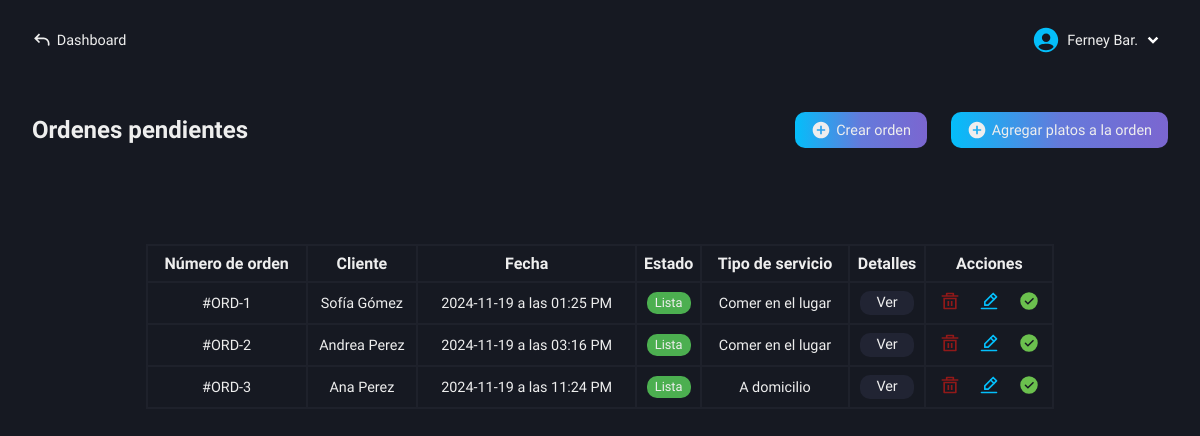
The app's page /roles/restaurant/kitchen/pending-orders.php (signed in) with its own data.
### tables this page shows
CREATE TABLE `users` (
  `id` int(11) NOT NULL AUTO_INCREMENT,
  `name` varchar(100) NOT NULL,
  `lastname` varchar(100) NOT NULL,
  `email` varchar(100) NOT NULL,
  `pass` varchar(100) NOT NULL,
  `role` varchar(100) NOT NULL,
  PRIMARY KEY (`id`)
);

CREATE TABLE `pending_orders` (
  `id` int(11) NOT NULL AUTO_INCREMENT,
  `order_number` int(11) NOT NULL,
  `customer` varchar(100) NOT NULL,
  `order_date` varchar(100) NOT NULL,
  `order_status` varchar(100) NOT NULL,
  `type_service` varchar(100) NOT NULL,
  `transaction` varchar(100) NOT NULL,
  PRIMARY KEY (`id`)
);

### roles/restaurant/kitchen/pending-orders.php (the view, shortened to what this page needs)
<!DOCTYPE html>
<html lang="es">
<head>
    <link rel="stylesheet" href="../../../css/restaurant/pending-orders.css">
    <?php
        include("../../../conexion.php");
        if (isset($_SESSION['user_id'])) {
            $id_user = $_SESSION['user_id'];
        } else {
            header("Location: ../../../index.php");
            exit();
        }
    ?>
</head>
<body>
    <main class="main">
        <nav class="nav-dash">
            <a href="../../dashboard-restaurant.php" class="go-dash">
                <svg xmlns="http://www.w3.org/2000/svg" width="20" height="20" viewBox="0 0 24 24"><path fill="#eee" d="m4 10l-.707.707L2.586 10l.707-.707zm17 8a1 1 0 1 1-2 0zM8.293 15.707l-5-5l1.414-1.414l5 5zm-5-6.414l5-5l1.414 1.414l-5 5zM4 9h10v2H4zm17 7v2h-2v-2zm-7-7a7 7 0 0 1 7 7h-2a5 5 0 0 0-5-5z"/></svg>
                <p>Dashboard</p>
            </a>
            <div class="user-modal">
                <div class="username">
                    <img src="../../../svg/people.svg" alt="">
                    <div class="name-down">
                        <?php
                            $queryData = "SELECT name, lastname FROM users WHERE id = $id_user";
                            $result = mysqli_query($conexion, $queryData);
                            $rowData = mysqli_fetch_assoc($result);
                            echo "<p class='name'>" . $rowData['name'] . ' ' . substr($rowData['lastname'], 0, 3) . ".</p>";
                        ?>
                        <img src="../../../svg/down-arrow.svg" alt="">
                    </div>
                </div>
            </div>
        </nav>
        <section class="pending-orders" id="hidden-modal">
            <div class="orders-content">
                <div class="tlt-button">
                    <h2 class="tlt-function">Ordenes pendientes</h2>
                    <div class="content-buttons">
                        <a href="create-orders.php" class="button-function bg-btn">
                            <svg xmlns="http://www.w3.org/2000/svg" width="20" height="20" viewBox="0 0 24 24"><path fill="#eee" d="M12 2C6.477 2 2 6.477 2 12s4.477 10 10 10s10-4.477 10-10S17.523 2 12 2m5 11h-4v4h-2v-4H7v-2h4V7h2v4h4z"/></svg>
                            <p>Crear orden</p>
                        </a>
                        <a href="add-orders-details.php" class="button-function bg-btn">
                            <svg xmlns="http://www.w3.org/2000/svg" width="20" height="20" viewBox="0 0 24 24"><path fill="#eee" d="M12 2C6.477 2 2 6.477 2 12s4.477 10 10 10s10-4.477 10-10S17.523 2 12 2m5 11h-4v4h-2v-4H7v-2h4V7h2v4h4z"/></svg>
                            <p>Agregar platos a la orden</p>
                        </a>
                    </div>
                </div>
                <div class="content-table">
                    <table>
                        <tr>
                            <th>Número de orden</th>
                            <th>Cliente</th>
                            <th>Fecha</th>
                            <th>Estado</th>
                            <th>Tipo de servicio</th>
                            <th>Detalles</th>
                            <th>Acciones</th>
                        </tr>
                        <?php
                            $getOrders = "SELECT * FROM pending_orders";
                            $resultOrders = mysqli_query($conexion, $getOrders);
                            if($resultOrders -> num_rows > 0) {
                                while($row = mysqli_fetch_assoc($resultOrders)){
                                    $order_number = $row['order_number'];
                                    $id = $row['id'];
                                    $order_date = $row['order_date'];
                                    $date = new DateTime($order_date);
                                    $formatted_date = $date->format('Y-m-d \a \l\a\s h:i A');
                                    $status_class = '';
                                    switch ($row['order_status']) {
                                        case 'Lista':
                                            $status_class = 'ready';
                                            break;
                                    }
                                    $class_sale = '';
                                    $class_cart = '';
                                    switch ($row['transaction']) {
                                        case '1':
                                            $class_cart = 'not-sent';
                                            $class_sale = 'yes-sent';
                                            break;
                                    }
                                    echo "<tr>
                                            <td>#ORD-" . $row['order_number'] . "</td>
                                            <td>" . ucwords($row['customer']) . "</td>
                                            <td>" . $formatted_date . "</td>
                                            <td><span class='" . $status_class . "'>" . $row['order_status'] . "</span></td>
                                            <td>" . $row['type_service'] . "</td>
                                            <td class='view-details'>
                                                <a href='details.php?order_number=$order_number'>Ver</a>
                                            </td>
                                            <td>
                                                <a href='functions/delete.php?id=$id'>
                                                    <img src='../../../svg/delete.svg' title='Eliminar' />
                                                </a>
                                                <a href='functions/get-data.php?id=$id'>
                                                    <img src='../../../svg/edit.svg' title='Editar' />
                                                </a>
                                                <a href='functions/send-order-sale.php?order_number=$order_number' class='" . $class_cart . "'>
                                                    <img  src='../../../svg/cart.svg' title='Enviar a ventas' />
                                                </a>
                                                <span class='" . $class_sale . "'>
                                                    <img src='../../../svg/success.svg' title='Enviado a ventas' />
                                                </span>
                                            </td>
                                          </tr>";
                                }
                            } else {
                                echo "<tr>
                                        <td colspan='7'>No hay ordenes pendientes.</td>
                                      </tr>";
                            }
                        ?>
                    </table>
                </div>
            </div>
        </section>
    </main>
</body>
</html>

### css/restaurant/pending-orders.css (style rules this page uses)
.main { display: grid; grid-template-columns: 1fr; grid-template-rows: 80px 1fr; height: 100vh; background-color: var(--color-dark-blue-gray); }
.pending-orders { grid-column: 1 / 2; grid-row: 2 / 3; padding: 2rem; box-sizing: border-box; }
.orders-content { display: flex; flex-direction: column; gap: 3rem; }
.tlt-button { display: flex; align-items: center; justify-content: space-between; }
.content-buttons { display: flex; align-items: center; gap: 1.5rem; }
.button-function { display: flex; align-items: center; gap: .3rem; padding: .5rem 1rem; border-radius: 10px; font-size: .9rem; text-decoration: none; }
.content-table { margin-top: 3rem; }
table { border-collapse: collapse; }
table { width: 80%; margin: auto; }
th, td { padding: .5rem 0; text-align: center; border: 2px solid var(--color-slate-gray); box-sizing: border-box; }
td { font-size: .9rem; font-weight: 300; }
td:nth-child(7) a { text-decoration: none; }
td:nth-child(7) a:nth-child(2) { margin-left: 1rem; }
td:nth-child(7) span { margin-left: 1rem; }
.view-details a { text-decoration: none; background-color: var(--color-dark-charcoal-blue); padding: .2rem 1rem; border-radius: 10px; }
.ready { background-color: var(--color-dark-green); padding: .2rem .5rem; border-radius: 10px; font-size: .8rem; }
.yes-sent { display: inline-block; }

### css/base-nav-dash.css (style rules this page uses)
* { color: #eee; }
.nav-dash { grid-column: 1 / 2; grid-row: 1 / 2; display: flex; align-items: center; justify-content: space-between; padding: 0 2rem; box-sizing: border-box; user-select: none; }
.username { display: flex; align-items: center; gap: .4rem; cursor: pointer; }
.name-down { display: flex; align-items: center; }
.name-down .name { color: #eee; font-size: .9rem; }
.go-dash { display: flex; align-items: center; gap: .3rem; text-decoration: none; }
.go-dash p { font-size: .9rem; color: #eee; }

### css/base-btn-bd.css (style rules this page uses)
.bg-btn { background: linear-gradient( 90deg, #04BEFA, #647adb, #7b66d0, #9554c9, #04BEFA ); background-size: 200%; animation: gradient-move 5s infinite; transition: transform 0.2s, box-shadow 0.2s; }

### records on screen
users: name "Ferney", lastname "Bar"
pending_orders: order_number "1", customer "Sofía Gómez", order_date "2024-11-19 a las 01:25 PM", order_status "Lista", type_service "Comer en el lugar"
pending_orders: order_number "2", customer "Andrea Perez", order_date "2024-11-19 a las 03:16 PM", order_status "Lista", type_service "Comer en el lugar"
pending_orders: order_number "3", customer "Ana Perez", order_date "2024-11-19 a las 11:24 PM", order_status "Lista", type_service "A domicilio"
